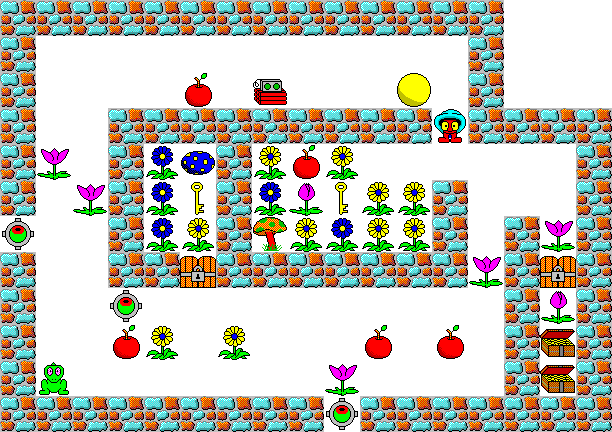

This game map was drawn from its Tiled (.tmx) file and the tilesets committed beside it. A one-line description and the trimmed map source follow:
An orthogonal 17x12 tile map with 36x36 px tiles, 2 tile layers (ground, hazard).

<map version="1.0" orientation="orthogonal" width="17" height="12" tilewidth="36" tileheight="36">
 <tileset firstgid="1" name="tileset" tilewidth="36" tileheight="36">
  <image source="tileset.png" width="256" height="256" />
 </tileset>
 <layer name="ground" width="17" height="12">
  <data>[204 cells, 204 non-empty, 1 distinct tile ids]</data>
 </layer>
 <layer name="hazard" width="17" height="12">
  <data>[204 cells, 125 non-empty, 16 distinct tile ids]</data>
 </layer>
</map>
